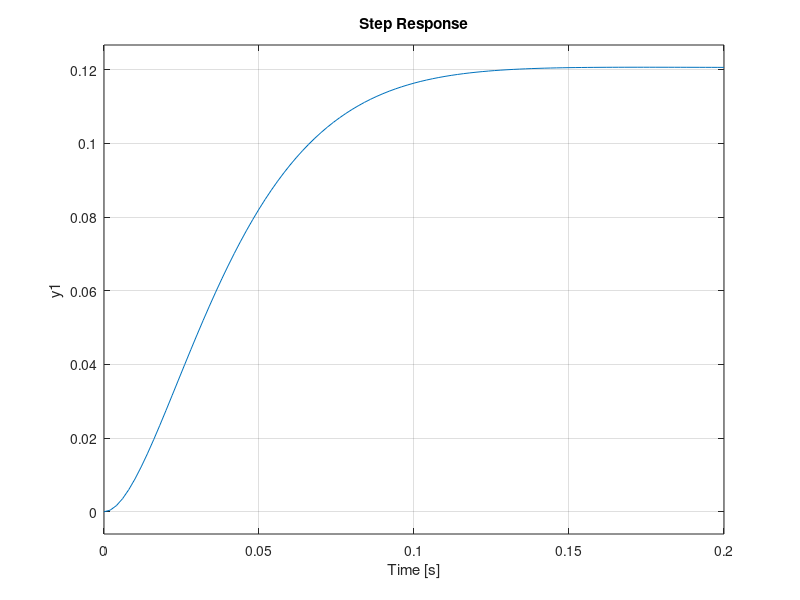

Write the MATLAB code that produced this figure.
K_t = 0.042;        % Torque Coefficient
K_b = 0.042;        % Back Emf Constant
R_a = 8.4;          % Resistance

J_r = 4.9e-6;       % Inertia of rotor
J_m = 0.6e-6;       % Inertia of attachment module
J_d = 1.6e-5;       % Inertia of disc attachment

J = J_r+J_m+J_d;    % Total inertia

A = [0 1 ; 0 -(K_t*K_b)/(J*R_a)]
B = [0 ; K_t/(R_a*J)];
C = [1 0];
D = 0;

OS = 25;
Ts = 1;

zeta = -log(OS/100)/sqrt(pi^2+log(OS/100)^2);
wd = 8*tan(acos(zeta));
poles = [-4/Ts+wd*1i, -4/Ts-wd*1i];
Second_Order_K = acker(A,B,poles)

new_poles = [-(4/Ts)*10+wd*1i, -(4/Ts)*10-wd*1i];
L = place(A',C',new_poles)'
error_thing = A-L*C

error = ss(error_thing, B,C,D)
step(error)
L(1)
L(2)